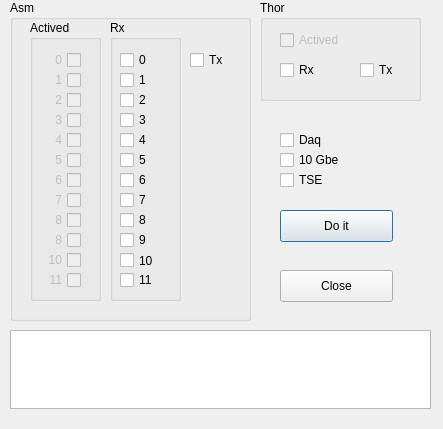
<?xml version="1.0" encoding="UTF-8"?>
<ui version="4.0">
 <class>Dial_AmcReset</class>
 <widget class="QDialog" name="Dial_AmcReset">
  <property name="geometry">
   <rect>
    <x>0</x>
    <y>0</y>
    <width>443</width>
    <height>429</height>
   </rect>
  </property>
  <property name="windowTitle">
   <string>Amc Reset</string>
  </property>
  <widget class="QCheckBox" name="checkBox_Actived_1">
   <property name="enabled">
    <bool>false</bool>
   </property>
   <property name="geometry">
    <rect>
     <x>40</x>
     <y>70</y>
     <width>41</width>
     <height>20</height>
    </rect>
   </property>
   <property name="layoutDirection">
    <enum>Qt::RightToLeft</enum>
   </property>
   <property name="text">
    <string>1</string>
   </property>
  </widget>
  <widget class="QCheckBox" name="checkBox_Actived_2">
   <property name="enabled">
    <bool>false</bool>
   </property>
   <property name="geometry">
    <rect>
     <x>40</x>
     <y>90</y>
     <width>41</width>
     <height>20</height>
    </rect>
   </property>
   <property name="layoutDirection">
    <enum>Qt::RightToLeft</enum>
   </property>
   <property name="text">
    <string>2</string>
   </property>
  </widget>
  <widget class="QCheckBox" name="checkBox_Actived_3">
   <property name="enabled">
    <bool>false</bool>
   </property>
   <property name="geometry">
    <rect>
     <x>40</x>
     <y>110</y>
     <width>41</width>
     <height>20</height>
    </rect>
   </property>
   <property name="layoutDirection">
    <enum>Qt::RightToLeft</enum>
   </property>
   <property name="text">
    <string>3</string>
   </property>
  </widget>
  <widget class="QCheckBox" name="checkBox_Actived_4">
   <property name="enabled">
    <bool>false</bool>
   </property>
   <property name="geometry">
    <rect>
     <x>40</x>
     <y>130</y>
     <width>41</width>
     <height>20</height>
    </rect>
   </property>
   <property name="layoutDirection">
    <enum>Qt::RightToLeft</enum>
   </property>
   <property name="text">
    <string>4</string>
   </property>
  </widget>
  <widget class="QCheckBox" name="checkBox_Actived_5">
   <property name="enabled">
    <bool>false</bool>
   </property>
   <property name="geometry">
    <rect>
     <x>40</x>
     <y>150</y>
     <width>41</width>
     <height>20</height>
    </rect>
   </property>
   <property name="layoutDirection">
    <enum>Qt::RightToLeft</enum>
   </property>
   <property name="text">
    <string>5</string>
   </property>
  </widget>
  <widget class="QCheckBox" name="checkBox_Actived_6">
   <property name="enabled">
    <bool>false</bool>
   </property>
   <property name="geometry">
    <rect>
     <x>40</x>
     <y>170</y>
     <width>41</width>
     <height>20</height>
    </rect>
   </property>
   <property name="layoutDirection">
    <enum>Qt::RightToLeft</enum>
   </property>
   <property name="text">
    <string>6</string>
   </property>
  </widget>
  <widget class="QCheckBox" name="checkBox_Actived_7">
   <property name="enabled">
    <bool>false</bool>
   </property>
   <property name="geometry">
    <rect>
     <x>40</x>
     <y>190</y>
     <width>41</width>
     <height>20</height>
    </rect>
   </property>
   <property name="layoutDirection">
    <enum>Qt::RightToLeft</enum>
   </property>
   <property name="text">
    <string>7</string>
   </property>
  </widget>
  <widget class="QCheckBox" name="checkBox_Actived_8">
   <property name="enabled">
    <bool>false</bool>
   </property>
   <property name="geometry">
    <rect>
     <x>40</x>
     <y>210</y>
     <width>41</width>
     <height>20</height>
    </rect>
   </property>
   <property name="layoutDirection">
    <enum>Qt::RightToLeft</enum>
   </property>
   <property name="text">
    <string>8</string>
   </property>
  </widget>
  <widget class="QCheckBox" name="checkBox_Actived_9">
   <property name="enabled">
    <bool>false</bool>
   </property>
   <property name="geometry">
    <rect>
     <x>40</x>
     <y>230</y>
     <width>41</width>
     <height>20</height>
    </rect>
   </property>
   <property name="layoutDirection">
    <enum>Qt::RightToLeft</enum>
   </property>
   <property name="text">
    <string>8</string>
   </property>
  </widget>
  <widget class="QCheckBox" name="checkBox_Actived_10">
   <property name="enabled">
    <bool>false</bool>
   </property>
   <property name="geometry">
    <rect>
     <x>40</x>
     <y>250</y>
     <width>41</width>
     <height>20</height>
    </rect>
   </property>
   <property name="layoutDirection">
    <enum>Qt::RightToLeft</enum>
   </property>
   <property name="text">
    <string>10</string>
   </property>
  </widget>
  <widget class="QCheckBox" name="checkBox_Actived_11">
   <property name="enabled">
    <bool>false</bool>
   </property>
   <property name="geometry">
    <rect>
     <x>40</x>
     <y>270</y>
     <width>41</width>
     <height>20</height>
    </rect>
   </property>
   <property name="layoutDirection">
    <enum>Qt::RightToLeft</enum>
   </property>
   <property name="text">
    <string>11</string>
   </property>
  </widget>
  <widget class="QCheckBox" name="checkBox_Actived_0">
   <property name="enabled">
    <bool>false</bool>
   </property>
   <property name="geometry">
    <rect>
     <x>40</x>
     <y>50</y>
     <width>41</width>
     <height>20</height>
    </rect>
   </property>
   <property name="layoutDirection">
    <enum>Qt::RightToLeft</enum>
   </property>
   <property name="text">
    <string>0</string>
   </property>
  </widget>
  <widget class="QGroupBox" name="groupBox">
   <property name="geometry">
    <rect>
     <x>30</x>
     <y>20</y>
     <width>71</width>
     <height>281</height>
    </rect>
   </property>
   <property name="title">
    <string>Actived</string>
   </property>
  </widget>
  <widget class="QCheckBox" name="checkBox_Asm_Rx_1">
   <property name="geometry">
    <rect>
     <x>120</x>
     <y>70</y>
     <width>41</width>
     <height>20</height>
    </rect>
   </property>
   <property name="text">
    <string>1</string>
   </property>
  </widget>
  <widget class="QCheckBox" name="checkBox_Asm_Rx_2">
   <property name="geometry">
    <rect>
     <x>120</x>
     <y>90</y>
     <width>41</width>
     <height>20</height>
    </rect>
   </property>
   <property name="text">
    <string>2</string>
   </property>
  </widget>
  <widget class="QCheckBox" name="checkBox_Asm_Rx_3">
   <property name="geometry">
    <rect>
     <x>120</x>
     <y>110</y>
     <width>41</width>
     <height>20</height>
    </rect>
   </property>
   <property name="text">
    <string>3</string>
   </property>
  </widget>
  <widget class="QCheckBox" name="checkBox_Asm_Rx_4">
   <property name="geometry">
    <rect>
     <x>120</x>
     <y>130</y>
     <width>41</width>
     <height>20</height>
    </rect>
   </property>
   <property name="text">
    <string>4</string>
   </property>
  </widget>
  <widget class="QCheckBox" name="checkBox_Asm_Rx_5">
   <property name="geometry">
    <rect>
     <x>120</x>
     <y>150</y>
     <width>41</width>
     <height>20</height>
    </rect>
   </property>
   <property name="text">
    <string>5</string>
   </property>
  </widget>
  <widget class="QCheckBox" name="checkBox_Asm_Rx_6">
   <property name="geometry">
    <rect>
     <x>120</x>
     <y>170</y>
     <width>41</width>
     <height>20</height>
    </rect>
   </property>
   <property name="text">
    <string>6</string>
   </property>
  </widget>
  <widget class="QCheckBox" name="checkBox_Asm_Rx_7">
   <property name="geometry">
    <rect>
     <x>120</x>
     <y>190</y>
     <width>41</width>
     <height>20</height>
    </rect>
   </property>
   <property name="text">
    <string>7</string>
   </property>
  </widget>
  <widget class="QCheckBox" name="checkBox_Asm_Rx_8">
   <property name="geometry">
    <rect>
     <x>120</x>
     <y>210</y>
     <width>41</width>
     <height>20</height>
    </rect>
   </property>
   <property name="text">
    <string>8</string>
   </property>
  </widget>
  <widget class="QCheckBox" name="checkBox_Asm_Rx_9">
   <property name="geometry">
    <rect>
     <x>120</x>
     <y>230</y>
     <width>41</width>
     <height>20</height>
    </rect>
   </property>
   <property name="text">
    <string>9</string>
   </property>
  </widget>
  <widget class="QCheckBox" name="checkBox_Asm_Rx_10">
   <property name="geometry">
    <rect>
     <x>120</x>
     <y>250</y>
     <width>41</width>
     <height>21</height>
    </rect>
   </property>
   <property name="text">
    <string>10</string>
   </property>
  </widget>
  <widget class="QCheckBox" name="checkBox_Asm_Rx_11">
   <property name="geometry">
    <rect>
     <x>120</x>
     <y>270</y>
     <width>41</width>
     <height>20</height>
    </rect>
   </property>
   <property name="text">
    <string>11</string>
   </property>
  </widget>
  <widget class="QCheckBox" name="checkBox_Asm_Rx_0">
   <property name="geometry">
    <rect>
     <x>120</x>
     <y>50</y>
     <width>41</width>
     <height>20</height>
    </rect>
   </property>
   <property name="text">
    <string>0</string>
   </property>
  </widget>
  <widget class="QGroupBox" name="groupBox_2">
   <property name="geometry">
    <rect>
     <x>110</x>
     <y>20</y>
     <width>71</width>
     <height>281</height>
    </rect>
   </property>
   <property name="title">
    <string>Rx</string>
   </property>
  </widget>
  <widget class="QCheckBox" name="checkBox_Asm_Tx">
   <property name="geometry">
    <rect>
     <x>190</x>
     <y>50</y>
     <width>41</width>
     <height>20</height>
    </rect>
   </property>
   <property name="text">
    <string>Tx</string>
   </property>
  </widget>
  <widget class="QGroupBox" name="groupBox_3">
   <property name="geometry">
    <rect>
     <x>10</x>
     <y>0</y>
     <width>241</width>
     <height>321</height>
    </rect>
   </property>
   <property name="title">
    <string>Asm</string>
   </property>
  </widget>
  <widget class="QGroupBox" name="groupBox_4">
   <property name="geometry">
    <rect>
     <x>260</x>
     <y>0</y>
     <width>161</width>
     <height>101</height>
    </rect>
   </property>
   <property name="title">
    <string>Thor</string>
   </property>
   <widget class="QCheckBox" name="checkBox_ThorActived">
    <property name="enabled">
     <bool>false</bool>
    </property>
    <property name="geometry">
     <rect>
      <x>20</x>
      <y>30</y>
      <width>86</width>
      <height>20</height>
     </rect>
    </property>
    <property name="layoutDirection">
     <enum>Qt::LeftToRight</enum>
    </property>
    <property name="text">
     <string>Actived</string>
    </property>
   </widget>
   <widget class="QCheckBox" name="checkBox_Thor_Rx">
    <property name="geometry">
     <rect>
      <x>20</x>
      <y>60</y>
      <width>51</width>
      <height>20</height>
     </rect>
    </property>
    <property name="text">
     <string>Rx</string>
    </property>
   </widget>
   <widget class="QCheckBox" name="checkBox_Thor_Tx">
    <property name="geometry">
     <rect>
      <x>100</x>
      <y>60</y>
      <width>41</width>
      <height>20</height>
     </rect>
    </property>
    <property name="text">
     <string>Tx</string>
    </property>
   </widget>
  </widget>
  <widget class="QCheckBox" name="checkBox_Daq">
   <property name="geometry">
    <rect>
     <x>280</x>
     <y>130</y>
     <width>86</width>
     <height>20</height>
    </rect>
   </property>
   <property name="text">
    <string>Daq</string>
   </property>
  </widget>
  <widget class="QCheckBox" name="checkBox_Gbe">
   <property name="geometry">
    <rect>
     <x>280</x>
     <y>150</y>
     <width>86</width>
     <height>20</height>
    </rect>
   </property>
   <property name="text">
    <string>10 Gbe</string>
   </property>
  </widget>
  <widget class="QCheckBox" name="checkBox_Tse">
   <property name="geometry">
    <rect>
     <x>280</x>
     <y>170</y>
     <width>86</width>
     <height>20</height>
    </rect>
   </property>
   <property name="text">
    <string>TSE</string>
   </property>
  </widget>
  <widget class="QPushButton" name="pushButton_Do">
   <property name="geometry">
    <rect>
     <x>280</x>
     <y>210</y>
     <width>113</width>
     <height>32</height>
    </rect>
   </property>
   <property name="text">
    <string>Do it</string>
   </property>
  </widget>
  <widget class="QPushButton" name="pushButton_Close">
   <property name="geometry">
    <rect>
     <x>280</x>
     <y>270</y>
     <width>113</width>
     <height>32</height>
    </rect>
   </property>
   <property name="text">
    <string>Close</string>
   </property>
  </widget>
  <widget class="QTextEdit" name="textEdit_Msg">
   <property name="geometry">
    <rect>
     <x>10</x>
     <y>330</y>
     <width>421</width>
     <height>79</height>
    </rect>
   </property>
  </widget>
  <zorder>groupBox</zorder>
  <zorder>groupBox_2</zorder>
  <zorder>groupBox_3</zorder>
  <zorder>groupBox_4</zorder>
  <zorder>checkBox_Actived_1</zorder>
  <zorder>checkBox_Actived_2</zorder>
  <zorder>checkBox_Actived_3</zorder>
  <zorder>checkBox_Actived_4</zorder>
  <zorder>checkBox_Actived_5</zorder>
  <zorder>checkBox_Actived_6</zorder>
  <zorder>checkBox_Actived_7</zorder>
  <zorder>checkBox_Actived_8</zorder>
  <zorder>checkBox_Actived_9</zorder>
  <zorder>checkBox_Actived_10</zorder>
  <zorder>checkBox_Actived_11</zorder>
  <zorder>checkBox_Actived_0</zorder>
  <zorder>checkBox_Asm_Rx_1</zorder>
  <zorder>checkBox_Asm_Rx_2</zorder>
  <zorder>checkBox_Asm_Rx_3</zorder>
  <zorder>checkBox_Asm_Rx_4</zorder>
  <zorder>checkBox_Asm_Rx_5</zorder>
  <zorder>checkBox_Asm_Rx_6</zorder>
  <zorder>checkBox_Asm_Rx_7</zorder>
  <zorder>checkBox_Asm_Rx_8</zorder>
  <zorder>checkBox_Asm_Rx_9</zorder>
  <zorder>checkBox_Asm_Rx_10</zorder>
  <zorder>checkBox_Asm_Rx_11</zorder>
  <zorder>checkBox_Asm_Rx_0</zorder>
  <zorder>checkBox_Asm_Tx</zorder>
  <zorder>checkBox_Daq</zorder>
  <zorder>checkBox_Gbe</zorder>
  <zorder>checkBox_Tse</zorder>
  <zorder>pushButton_Do</zorder>
  <zorder>pushButton_Close</zorder>
  <zorder>textEdit_Msg</zorder>
 </widget>
 <resources/>
 <connections/>
</ui>
